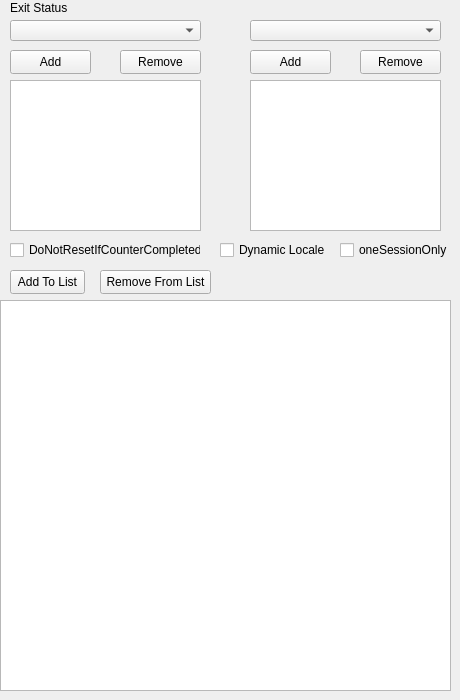
               <widget class="QWidget" name="tab_15">
                <attribute name="title">
                 <string>Exit Status</string>
                </attribute>
                <widget class="QComboBox" name="FailExitStatusStatus">
                 <property name="geometry">
                  <rect>
                   <x>10</x>
                   <y>20</y>
                   <width>191</width>
                   <height>21</height>
                  </rect>
                 </property>
                 <property name="currentText">
                  <string/>
                 </property>
                 <property name="placeholderText">
                  <string>Status</string>
                 </property>
                </widget>
                <widget class="QListWidget" name="FailExitStatusWidget">
                 <property name="geometry">
                  <rect>
                   <x>10</x>
                   <y>80</y>
                   <width>191</width>
                   <height>151</height>
                  </rect>
                 </property>
                </widget>
                <widget class="QPushButton" name="FailExitStatusAdd">
                 <property name="geometry">
                  <rect>
                   <x>10</x>
                   <y>50</y>
                   <width>81</width>
                   <height>24</height>
                  </rect>
                 </property>
                 <property name="text">
                  <string>Add</string>
                 </property>
                </widget>
                <widget class="QPushButton" name="FailExitStatusRemove">
                 <property name="geometry">
                  <rect>
                   <x>120</x>
                   <y>50</y>
                   <width>81</width>
                   <height>24</height>
                  </rect>
                 </property>
                 <property name="text">
                  <string>Remove</string>
                 </property>
                </widget>
                <widget class="QCheckBox" name="FailExitDynamicLocale">
                 <property name="geometry">
                  <rect>
                   <x>220</x>
                   <y>240</y>
                   <width>111</width>
                   <height>20</height>
                  </rect>
                 </property>
                 <property name="text">
                  <string>Dynamic Locale</string>
                 </property>
                 <property name="checked">
                  <bool>false</bool>
                 </property>
                </widget>
                <widget class="QCheckBox" name="FailExitOneSession">
                 <property name="geometry">
                  <rect>
                   <x>340</x>
                   <y>240</y>
                   <width>111</width>
                   <height>20</height>
                  </rect>
                 </property>
                 <property name="text">
                  <string>oneSessionOnly</string>
                 </property>
                 <property name="checked">
                  <bool>false</bool>
                 </property>
                </widget>
                <widget class="QCheckBox" name="FailExitDoNotReset">
                 <property name="geometry">
                  <rect>
                   <x>10</x>
                   <y>240</y>
                   <width>191</width>
                   <height>20</height>
                  </rect>
                 </property>
                 <property name="text">
                  <string>DoNotResetIfCounterCompleted</string>
                 </property>
                 <property name="checked">
                  <bool>false</bool>
                 </property>
                </widget>
                <widget class="QLabel" name="label_16">
                 <property name="geometry">
                  <rect>
                   <x>10</x>
                   <y>0</y>
                   <width>61</width>
                   <height>16</height>
                  </rect>
                 </property>
                 <property name="text">
                  <string>Exit Status</string>
                 </property>
                </widget>
                <widget class="QListWidget" name="FailExitWidget">
                 <property name="geometry">
                  <rect>
                   <x>0</x>
                   <y>300</y>
                   <width>451</width>
                   <height>391</height>
                  </rect>
                 </property>
                </widget>
                <widget class="QPushButton" name="FailExitAddToList">
                 <property name="geometry">
                  <rect>
                   <x>10</x>
                   <y>270</y>
                   <width>75</width>
                   <height>24</height>
                  </rect>
                 </property>
                 <property name="text">
                  <string>Add To List</string>
                 </property>
                </widget>
                <widget class="QPushButton" name="FailExitRemoveFromList">
                 <property name="geometry">
                  <rect>
                   <x>100</x>
                   <y>270</y>
                   <width>111</width>
                   <height>24</height>
                  </rect>
                 </property>
                 <property name="text">
                  <string>Remove From List</string>
                 </property>
                </widget>
                <widget class="QPushButton" name="FailLocationAdd">
                 <property name="geometry">
                  <rect>
                   <x>250</x>
                   <y>50</y>
                   <width>81</width>
                   <height>24</height>
                  </rect>
                 </property>
                 <property name="text">
                  <string>Add</string>
                 </property>
                </widget>
                <widget class="QListWidget" name="FailExitLocationWidget">
                 <property name="geometry">
                  <rect>
                   <x>250</x>
                   <y>80</y>
                   <width>191</width>
                   <height>151</height>
                  </rect>
                 </property>
                </widget>
                <widget class="QPushButton" name="FailLocationRemove">
                 <property name="geometry">
                  <rect>
                   <x>360</x>
                   <y>50</y>
                   <width>81</width>
                   <height>24</height>
                  </rect>
                 </property>
                 <property name="text">
                  <string>Remove</string>
                 </property>
                </widget>
                <widget class="QComboBox" name="FailExitStatusLocation">
                 <property name="geometry">
                  <rect>
                   <x>250</x>
                   <y>20</y>
                   <width>191</width>
                   <height>21</height>
                  </rect>
                 </property>
                 <property name="currentText">
                  <string/>
                 </property>
                 <property name="placeholderText">
                  <string>Location</string>
                 </property>
                </widget>
               </widget>
